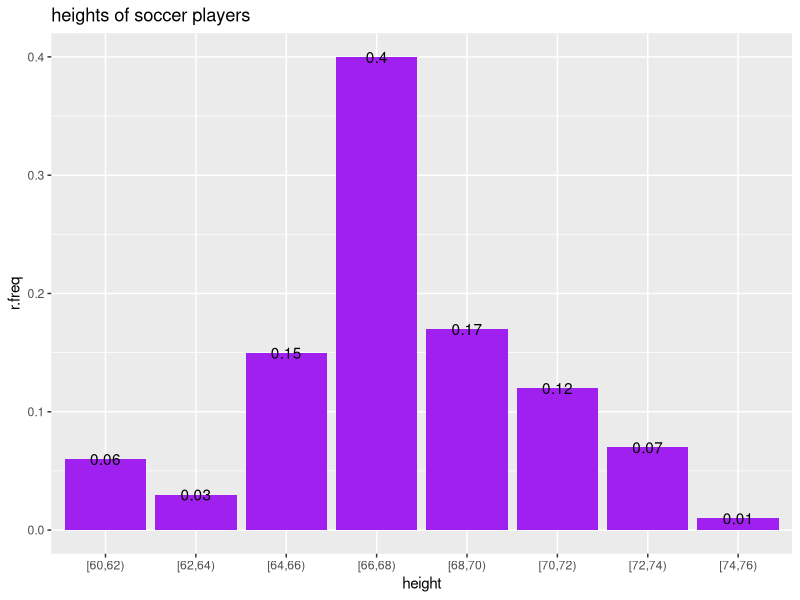

Source code (R):
#page 55-56
library(ggplot2)
dtabl<-data.frame(height=c(59.95,60,60.5,61,61,61.5,63.5,63.5,63.5,64,64,64,64,64,64,64,
         64.5,64.5,64.5,64.5,64.5,64.5,64.5,64.5,
         66,66,66,66,66,66,66,66,66,66,
         66.5,66.5,66.5,66.5,66.5,66.5,66.5,66.5,66.5,66.5,66.5,
         67,67,67,67,67,67,67,67,67,67,67,67,
         67.5,67.5,67.5,67.5,67.5,67.5,67.5,
         68,68,
         69,69,69,69,69,69,69,69,69,69,
         69.5,69.5,69.5,69.5,69.5,
         70,70,70,70,70,70,
         70.5,70.5,70.5,
         71,71,71,
         72,72,72,
         72.5,72.5,
         73,
         73.5,
         74,75.95))
View(dtabl)
breaks=seq(59.95,75.95,by=2)
dcut=cut(dtabl$height,breaks,right=FALSE)
dout=as.data.frame(table(dcut))
dout<-transform(dout,cumFreq=cumsum(Freq),relative=round(prop.table(Freq),2))
ggplot(dout,aes(dcut,relative))+
  geom_col(fill="purple")+
  geom_text(aes(label=relative))+
  ggtitle("heights of soccer players")+
       xlab("height")+ylab("r.freq")
#The answer may slightly vary due to rounding off values.
